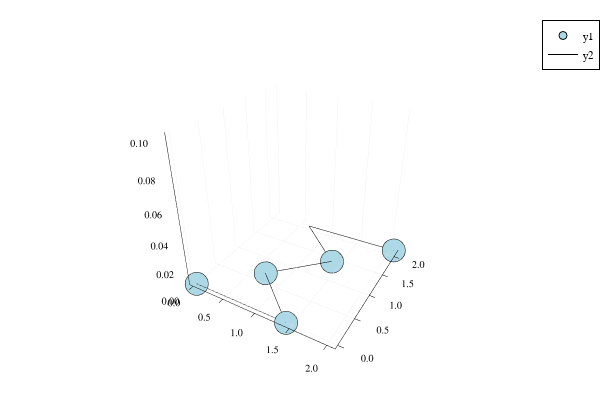

The code cell stored with this chart in its notebook:
### Code cell
Q = flatten(P)
p = plot(zlim=(0,0.1))
plotChain!(Q,"lightblue")

### Figure 1 — Plotly figure (JSON) as saved in the notebook; plotly's stock layout.template omitted (floating-point values rounded to 4 significant figures)
{"data": [{"colorbar": {"title": ""}, "legendgroup": "y1", "marker": {"color": "rgba(173, 216, 230, 1.000)", "line": {"color": "rgba(0, 0, 0, 1.000)", "width": 1}, "size": 8, "symbol": "circle"}, "mode": "markers", "name": "y1", "showlegend": true, "type": "scatter3d", "x": [0, 1.414, 0.6829, 1.365, 0.6336, 2.047], "xaxis": "x1", "y": [0, 0, 0.682, 1.413, 2.095, 2.154], "yaxis": "y1", "z": [0, 0, 0, 1.225e-16, -2.465e-32, 3.682e-16], "zmax": null, "zmin": null}, {"colorbar": {"title": ""}, "legendgroup": "y2", "line": {"color": "rgba(0, 0, 0, 1.000)", "dash": "solid", "shape": "linear", "width": 1}, "mode": "lines", "name": "y2", "showlegend": true, "type": "scatter3d", "x": [0, 1.414, 0.6829, 1.365, 0.6336, 2.047], "xaxis": "x1", "y": [0, 0, 0.682, 1.413, 2.095, 2.154], "yaxis": "y1", "z": [0, 0, 0, 1.225e-16, -2.465e-32, 3.682e-16], "zmax": null, "zmin": null}], "layout": {"annotations": [], "height": 400, "legend": {"bgcolor": "rgba(255, 255, 255, 1.000)", "bordercolor": "rgba(0, 0, 0, 1.000)", "borderwidth": 1, "font": {"color": "rgba(0, 0, 0, 1.000)", "family": "sans-serif", "size": 11}, "tracegroupgap": 0, "traceorder": "normal", "x": 1, "xanchor": "auto", "y": 1, "yanchor": "auto"}, "margin": {"b": 20, "l": 0, "r": 0, "t": 20}, "paper_bgcolor": "rgba(255, 255, 255, 1.000)", "plot_bgcolor": "rgba(255, 255, 255, 1.000)", "scene": {"camera": {"eye": {"x": 1.126, "y": -1.95, "z": 1.3}}, "xaxis": {"anchor": "y1", "domain": [0.05101, 0.9934], "gridcolor": "rgba(0, 0, 0, 0.100)", "gridwidth": 0.5, "linecolor": "rgba(0, 0, 0, 1.000)", "mirror": false, "range": [-0.0614, 2.108], "showgrid": true, "showline": true, "showticklabels": true, "tickangle": 0, "tickcolor": "rgb(0, 0, 0)", "tickfont": {"color": "rgba(0, 0, 0, 1.000)", "family": "sans-serif", "size": 11}, "tickmode": "array", "ticks": "inside", "ticktext": ["0.0", "0.5", "1.0", "1.5", "2.0"], "tickvals": [0, 0.5, 1, 1.5, 2], "title": "", "titlefont": {"color": "rgba(0, 0, 0, 1.000)", "family": "sans-serif", "size": 15}, "type": "-", "visible": true, "zeroline": false, "zerolinecolor": "rgba(0, 0, 0, 1.000)"}, "yaxis": {"anchor": "x1", "domain": [0.03762, 0.9902], "gridcolor": "rgba(0, 0, 0, 0.100)", "gridwidth": 0.5, "linecolor": "rgba(0, 0, 0, 1.000)", "mirror": false, "range": [-0.06463, 2.219], "showgrid": true, "showline": true, "showticklabels": true, "tickangle": 0, "tickcolor": "rgb(0, 0, 0)", "tickfont": {"color": "rgba(0, 0, 0, 1.000)", "family": "sans-serif", "size": 11}, "tickmode": "array", "ticks": "inside", "ticktext": ["0.0", "0.5", "1.0", "1.5", "2.0"], "tickvals": [0, 0.5, 1, 1.5, 2], "title": "", "titlefont": {"color": "rgba(0, 0, 0, 1.000)", "family": "sans-serif", "size": 15}, "type": "-", "visible": true, "zeroline": false, "zerolinecolor": "rgba(0, 0, 0, 1.000)"}, "zaxis": {"gridcolor": "rgba(0, 0, 0, 0.100)", "gridwidth": 0.5, "linecolor": "rgba(0, 0, 0, 1.000)", "mirror": false, "range": [0, 0.1], "showgrid": true, "showline": true, "showticklabels": true, "tickangle": 0, "tickcolor": "rgb(0, 0, 0)", "tickfont": {"color": "rgba(0, 0, 0, 1.000)", "family": "sans-serif", "size": 11}, "tickmode": "array", "ticks": "inside", "ticktext": ["0.00", "0.02", "0.04", "0.06", "0.08", "0.10"], "tickvals": [0, 0.02, 0.04, 0.06, 0.08, 0.1], "title": "", "titlefont": {"color": "rgba(0, 0, 0, 1.000)", "family": "sans-serif", "size": 15}, "type": "-", "visible": true, "zeroline": false, "zerolinecolor": "rgba(0, 0, 0, 1.000)"}}, "showlegend": true, "width": 600}}
